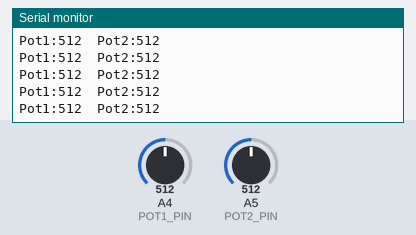
Simulated run of this sketch. Board: Arduino Uno, built with avr-gcc and run on an emulated ATmega328P. Shown: the last lines printed to the serial monitor. The inputs (shaded band) are chosen by the test bench; at power-on: A4 (POT1_PIN) = 512, A5 (POT2_PIN) = 512.

Above: at 1.2 s.
1.3 s: A4 (POT1_PIN) set to 716
At 1.56 s:
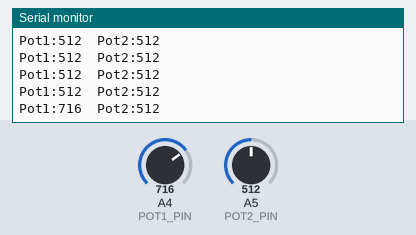
2.8 s: A5 (POT2_PIN) set to 716
At 2.96 s:
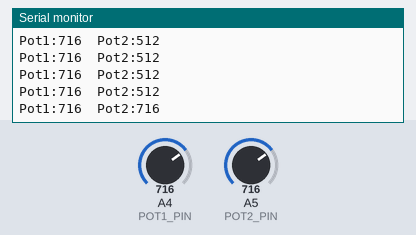
4.3 s: A4 (POT1_PIN) set to 900
At 4.37 s:
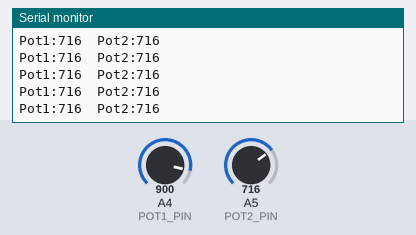
5.8 s: A5 (POT2_PIN) set to 900
At 5.97 s:
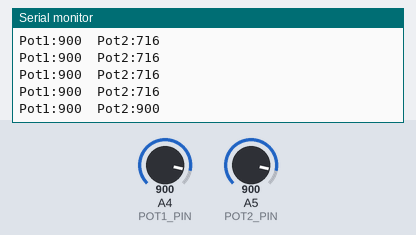
Timing chart, 0 to 8.3 s (numbered marks = the images above; inputs shaded):
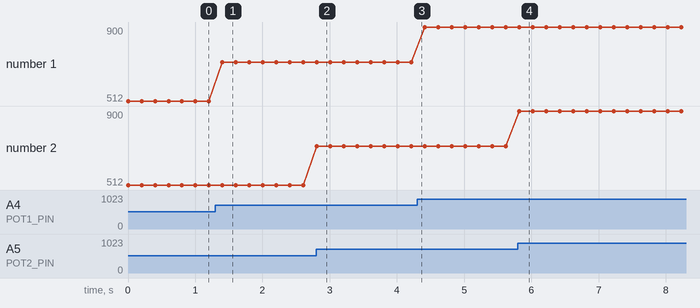

Measured:
- after the input at 1.3 s, the serial monitor: prints a new line after 0.11 s (image 1)
- after the input at 2.8 s, the serial monitor: prints a new line at once (image 2)
- after the input at 5.8 s, the serial monitor: prints a new line at once (image 4)
- plotted number 1: 512 → 716 after the input at 1.3 s, 716 → 900 after the input at 4.3 s

The sketch:

Potentiometer_Dual.ino
```cpp
// Arduino Uno - Dual Potentiometer Read
// A4, A5 핀에 연결한 가변저항 2개의 값을 각각 읽어서 시리얼 모니터에 출력
//
// [회로]
// 가변저항 1: 바깥 다리 → 5V, 가운데 다리 → A4, 다른 바깥 다리 → GND
// 가변저항 2: 바깥 다리 → 5V, 가운데 다리 → A5, 다른 바깥 다리 → GND

const int POT1_PIN = A4;
const int POT2_PIN = A5;

void setup() {
  Serial.begin(9600);                // 시리얼 통신 시작 (9600bps)
}

void loop() {
  int pot1 = analogRead(POT1_PIN);   // 가변저항 1 값 (0 ~ 1023)
  int pot2 = analogRead(POT2_PIN);   // 가변저항 2 값 (0 ~ 1023)

  // "이름:값" 형식이라 시리얼 플로터에서도 두 선으로 보임
  Serial.print("Pot1:");
  Serial.print(pot1);
  Serial.print("\t");
  Serial.print("Pot2:");
  Serial.println(pot2);

  delay(200);                        // 0.2초마다 출력
}
```
